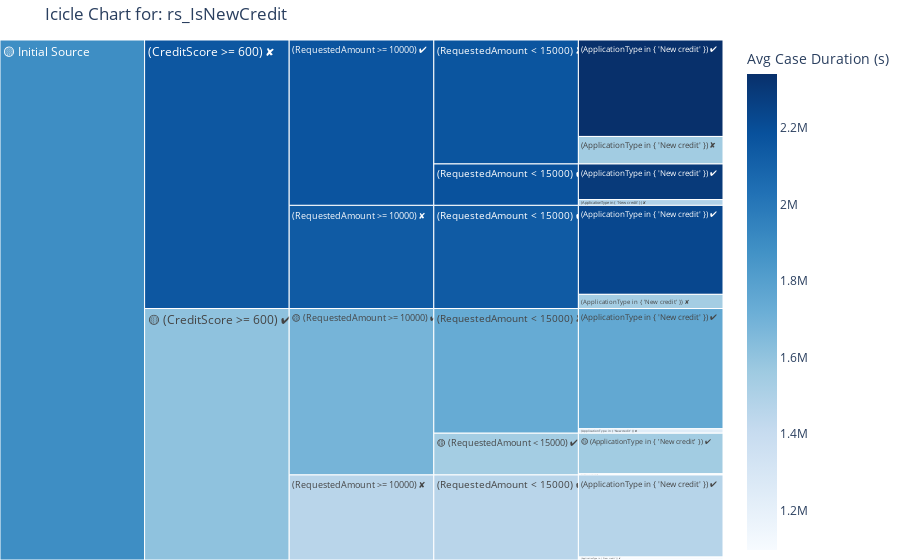

Notebook code for this chart:
### Markdown cell above
Intended Use:
- Get a visual understanding of how filters affect your dataset.
- Identify which branches of the filtering tree are interesting or potentially problematic.
- Validate your filtering logic and observe how metrics change across subsets.
- Clearly communicate your data preparation and filtering steps.

The icicle chart highlights the **main filtering path** (the sequence of subsets that passed each filter step) with **yellow dots 🟡**.  
When you **click on a subset** in the chart, it zooms in to show a more detailed view, allowing for easier comparison between branches.

### Code cell
# Example 1
icicle('rs_IsNewCredit', log_view, metric='avg_case_duration_seconds', details=False)

### Figure 1 — Plotly figure (JSON) as saved in the notebook; plotly's stock layout.template omitted (floating-point values rounded to 4 significant figures)
{"data": [{"branchvalues": "total", "customdata": [["2,461", "17d 22h 15m", 1549000.0], ["68", "13d 13h 20m", 1171000.0], ["7,288", "20d 7h 27m", 1755000.0], ["267", "14d 9h 54m", 1245000.0], ["4,976", "17d 0h 53m", 1472000.0], ["178", "12d 16h 54m", 1098000.0], ["2,158", "26d 13h 14m", 2294000.0], ["351", "17d 6h 8m", 1491000.0], ["5,845", "27d 2h 10m", 2341000.0], ["1,666", "17d 22h 3m", 1548000.0], ["5,392", "25d 19h 38m", 2231000.0], ["859", "17d 19h 32m", 1539000.0], ["(?)", "(?)", 1539000.0], ["(?)", "(?)", 1737000.0], ["(?)", "(?)", 1459000.0], ["(?)", "(?)", 2182000.0], ["(?)", "(?)", 2165000.0], ["(?)", "(?)", 2136000.0], ["(?)", "(?)", 1687000.0], ["(?)", "(?)", 1459000.0], ["(?)", "(?)", 2169000.0], ["(?)", "(?)", 2136000.0], ["(?)", "(?)", 1610000.0], ["(?)", "(?)", 2156000.0], ["(?)", "(?)", 1892000.0]], "domain": {"x": [0, 1], "y": [0, 1]}, "hoverinfo": "skip", "ids": ["🟡 Initial Source/🟡 (CreditScore >= 600) ✔/🟡 (RequestedAmount >= 10000) ✔/🟡 (RequestedAmount < 15000) ✔/🟡 (ApplicationType in { 'New credit' }) ✔", "🟡 Initial Source/🟡 (CreditScore >= 600) ✔/🟡 (RequestedAmount >= 10000) ✔/🟡 (RequestedAmount < 15000) ✔/(ApplicationType in { 'New credit' }) ✘", "🟡 Initial Source/🟡 (CreditScore >= 600) ✔/🟡 (RequestedAmount >= 10000) ✔/(RequestedAmount < 15000) ✘/(ApplicationType in { 'New credit' }) ✔", "🟡 Initial Source/🟡 (CreditScore >= 600) ✔/🟡 (RequestedAmount >= 10000) ✔/(RequestedAmount < 15000) ✘/(ApplicationType in { 'New credit' }) ✘", "🟡 Initial Source/🟡 (CreditScore >= 600) ✔/(RequestedAmount >= 10000) ✘/(RequestedAmount < 15000) ✔/(ApplicationType in { 'New credit' }) ✔", "🟡 Initial Source/🟡 (CreditScore >= 600) ✔/(RequestedAmount >= 10000) ✘/(RequestedAmount < 15000) ✔/(ApplicationType in { 'New credit' }) ✘", "🟡 Initial Source/(CreditScore >= 600) ✘/(RequestedAmount >= 10000) ✔/(RequestedAmount < 15000) ✔/(ApplicationType in { 'New credit' }) ✔", "🟡 Initial Source/(CreditScore >= 600) ✘/(RequestedAmount >= 10000) ✔/(RequestedAmount < 15000) ✔/(ApplicationType in { 'New credit' }) ✘", "🟡 Initial Source/(CreditScore >= 600) ✘/(RequestedAmount >= 10000) ✔/(RequestedAmount < 15000) ✘/(ApplicationType in { 'New credit' }) ✔", "🟡 Initial Source/(CreditScore >= 600) ✘/(RequestedAmount >= 10000) ✔/(RequestedAmount < 15000) ✘/(ApplicationType in { 'New credit' }) ✘", "🟡 Initial Source/(CreditScore >= 600) ✘/(RequestedAmount >= 10000) ✘/(RequestedAmount < 15000) ✔/(ApplicationType in { 'New credit' }) ✔", "🟡 Initial Source/(CreditScore >= 600) ✘/(RequestedAmount >= 10000) ✘/(RequestedAmount < 15000) ✔/(ApplicationType in { 'New credit' }) ✘", "🟡 Initial Source/🟡 (CreditScore >= 600) ✔/🟡 (RequestedAmount >= 10000) ✔/🟡 (RequestedAmount < 15000) ✔", "🟡 Initial Source/🟡 (CreditScore >= 600) ✔/🟡 (RequestedAmount >= 10000) ✔/(RequestedAmount < 15000) ✘", "🟡 Initial Source/🟡 (CreditScore >= 600) ✔/(RequestedAmount >= 10000) ✘/(RequestedAmount < 15000) ✔", "🟡 Initial Source/(CreditScore >= 600) ✘/(RequestedAmount >= 10000) ✔/(RequestedAmount < 15000) ✔", "🟡 Initial Source/(CreditScore >= 600) ✘/(RequestedAmount >= 10000) ✔/(RequestedAmount < 15000) ✘", "🟡 Initial Source/(CreditScore >= 600) ✘/(RequestedAmount >= 10000) ✘/(RequestedAmount < 15000) ✔", "🟡 Initial Source/🟡 (CreditScore >= 600) ✔/🟡 (RequestedAmount >= 10000) ✔", "🟡 Initial Source/🟡 (CreditScore >= 600) ✔/(RequestedAmount >= 10000) ✘", "🟡 Initial Source/(CreditScore >= 600) ✘/(RequestedAmount >= 10000) ✔", "🟡 Initial Source/(CreditScore >= 600) ✘/(RequestedAmount >= 10000) ✘", "🟡 Initial Source/🟡 (CreditScore >= 600) ✔", "🟡 Initial Source/(CreditScore >= 600) ✘", "🟡 Initial Source"], "labels": ["🟡 (ApplicationType in { 'New credit' }) ✔", "(ApplicationType in { 'New credit' }) ✘", "(ApplicationType in { 'New credit' }) ✔", "(ApplicationType in { 'New credit' }) ✘", "(ApplicationType in { 'New credit' }) ✔", "(ApplicationType in { 'New credit' }) ✘", "(ApplicationType in { 'New credit' }) ✔", "(ApplicationType in { 'New credit' }) ✘", "(ApplicationType in { 'New credit' }) ✔", "(ApplicationType in { 'New credit' }) ✘", "(ApplicationType in { 'New credit' }) ✔", "(ApplicationType in { 'New credit' }) ✘", "🟡 (RequestedAmount < 15000) ✔", "(RequestedAmount < 15000) ✘", "(RequestedAmount < 15000) ✔", "(RequestedAmount < 15000) ✔", "(RequestedAmount < 15000) ✘", "(RequestedAmount < 15000) ✔", "🟡 (RequestedAmount >= 10000) ✔", "(RequestedAmount >= 10000) ✘", "(RequestedAmount >= 10000) ✔", "(RequestedAmount >= 10000) ✘", "🟡 (CreditScore >= 600) ✔", "(CreditScore >= 600) ✘", "🟡 Initial Source"], "marker": {"coloraxis": "coloraxis", "colors": [1549000.0, 1171000.0, 1755000.0, 1245000.0, 1472000.0, 1098000.0, 2294000.0, 1491000.0, 2341000.0, 1548000.0, 2231000.0, 1539000.0, 1539000.0, 1737000.0, 1459000.0, 2182000.0, 2165000.0, 2136000.0, 1687000.0, 1459000.0, 2169000.0, 2136000.0, 1610000.0, 2156000.0, 1892000.0]}, "name": "", "parents": ["🟡 Initial Source/🟡 (CreditScore >= 600) ✔/🟡 (RequestedAmount >= 10000) ✔/🟡 (RequestedAmount < 15000) ✔", "🟡 Initial Source/🟡 (CreditScore >= 600) ✔/🟡 (RequestedAmount >= 10000) ✔/🟡 (RequestedAmount < 15000) ✔", "🟡 Initial Source/🟡 (CreditScore >= 600) ✔/🟡 (RequestedAmount >= 10000) ✔/(RequestedAmount < 15000) ✘", "🟡 Initial Source/🟡 (CreditScore >= 600) ✔/🟡 (RequestedAmount >= 10000) ✔/(RequestedAmount < 15000) ✘", "🟡 Initial Source/🟡 (CreditScore >= 600) ✔/(RequestedAmount >= 10000) ✘/(RequestedAmount < 15000) ✔", "🟡 Initial Source/🟡 (CreditScore >= 600) ✔/(RequestedAmount >= 10000) ✘/(RequestedAmount < 15000) ✔", "🟡 Initial Source/(CreditScore >= 600) ✘/(RequestedAmount >= 10000) ✔/(RequestedAmount < 15000) ✔", "🟡 Initial Source/(CreditScore >= 600) ✘/(RequestedAmount >= 10000) ✔/(RequestedAmount < 15000) ✔", "🟡 Initial Source/(CreditScore >= 600) ✘/(RequestedAmount >= 10000) ✔/(RequestedAmount < 15000) ✘", "🟡 Initial Source/(CreditScore >= 600) ✘/(RequestedAmount >= 10000) ✔/(RequestedAmount < 15000) ✘", "🟡 Initial Source/(CreditScore >= 600) ✘/(RequestedAmount >= 10000) ✘/(RequestedAmount < 15000) ✔", "🟡 Initial Source/(CreditScore >= 600) ✘/(RequestedAmount >= 10000) ✘/(RequestedAmount < 15000) ✔", "🟡 Initial Source/🟡 (CreditScore >= 600) ✔/🟡 (RequestedAmount >= 10000) ✔", "🟡 Initial Source/🟡 (CreditScore >= 600) ✔/🟡 (RequestedAmount >= 10000) ✔", "🟡 Initial Source/🟡 (CreditScore >= 600) ✔/(RequestedAmount >= 10000) ✘", "🟡 Initial Source/(CreditScore >= 600) ✘/(RequestedAmount >= 10000) ✔", "🟡 Initial Source/(CreditScore >= 600) ✘/(RequestedAmount >= 10000) ✔", "🟡 Initial Source/(CreditScore >= 600) ✘/(RequestedAmount >= 10000) ✘", "🟡 Initial Source/🟡 (CreditScore >= 600) ✔", "🟡 Initial Source/🟡 (CreditScore >= 600) ✔", "🟡 Initial Source/(CreditScore >= 600) ✘", "🟡 Initial Source/(CreditScore >= 600) ✘", "🟡 Initial Source", "🟡 Initial Source", ""], "type": "icicle", "values": [2461.0, 68.0, 7288.0, 267.0, 4976.0, 178.0, 2158.0, 351.0, 5845.0, 1666.0, 5392.0, 859.0, 2529.0, 7555.0, 5154.0, 2509.0, 7511.0, 6251.0, 10080.0, 5154.0, 10020.0, 6251.0, 15240.0, 16270.0, 31510.0]}], "layout": {"coloraxis": {"colorbar": {"title": {"text": "Avg Case Duration (s)"}}, "colorscale": [[0, "rgb(247,251,255)"], [0.125, "rgb(222,235,247)"], [0.25, "rgb(198,219,239)"], [0.375, "rgb(158,202,225)"], [0.5, "rgb(107,174,214)"], [0.625, "rgb(66,146,198)"], [0.75, "rgb(33,113,181)"], [0.875, "rgb(8,81,156)"], [1, "rgb(8,48,107)"]]}, "legend": {"tracegroupgap": 0}, "margin": {"b": 0, "l": 0, "r": 0, "t": 40}, "title": {"text": "Icicle Chart for: rs_IsNewCredit"}}}
